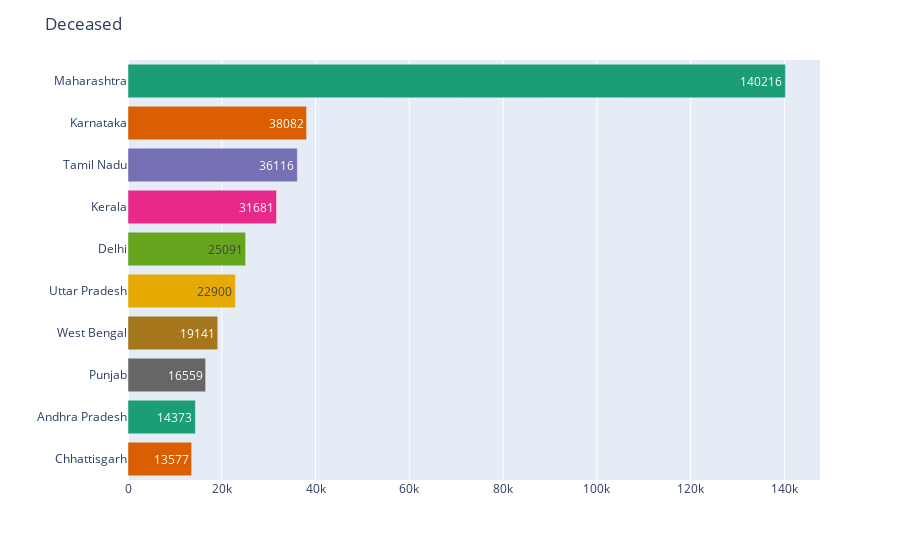

Notebook code for this chart:
### Code cell
plot_topn_states('Deceased',  10)

### Figure 1 — Plotly figure (JSON) as saved in the notebook; plotly's stock layout.template omitted (floating-point values rounded to 4 significant figures)
{"data": [{"alignmentgroup": "True", "hovertemplate": "State=%{y}<br>Deceased=%{text}<extra></extra>", "legendgroup": "Maharashtra", "marker": {"color": "rgb(27,158,119)", "pattern": {"shape": ""}}, "name": "Maharashtra", "offsetgroup": "Maharashtra", "orientation": "h", "showlegend": true, "text": [140216], "textposition": "auto", "type": "bar", "x": [140216], "xaxis": "x", "y": ["Maharashtra"], "yaxis": "y"}, {"alignmentgroup": "True", "hovertemplate": "State=%{y}<br>Deceased=%{text}<extra></extra>", "legendgroup": "Karnataka", "marker": {"color": "rgb(217,95,2)", "pattern": {"shape": ""}}, "name": "Karnataka", "offsetgroup": "Karnataka", "orientation": "h", "showlegend": true, "text": [38082], "textposition": "auto", "type": "bar", "x": [38082], "xaxis": "x", "y": ["Karnataka"], "yaxis": "y"}, {"alignmentgroup": "True", "hovertemplate": "State=%{y}<br>Deceased=%{text}<extra></extra>", "legendgroup": "Tamil Nadu", "marker": {"color": "rgb(117,112,179)", "pattern": {"shape": ""}}, "name": "Tamil Nadu", "offsetgroup": "Tamil Nadu", "orientation": "h", "showlegend": true, "text": [36116], "textposition": "auto", "type": "bar", "x": [36116], "xaxis": "x", "y": ["Tamil Nadu"], "yaxis": "y"}, {"alignmentgroup": "True", "hovertemplate": "State=%{y}<br>Deceased=%{text}<extra></extra>", "legendgroup": "Kerala", "marker": {"color": "rgb(231,41,138)", "pattern": {"shape": ""}}, "name": "Kerala", "offsetgroup": "Kerala", "orientation": "h", "showlegend": true, "text": [31681], "textposition": "auto", "type": "bar", "x": [31681], "xaxis": "x", "y": ["Kerala"], "yaxis": "y"}, {"alignmentgroup": "True", "hovertemplate": "State=%{y}<br>Deceased=%{text}<extra></extra>", "legendgroup": "Delhi", "marker": {"color": "rgb(102,166,30)", "pattern": {"shape": ""}}, "name": "Delhi", "offsetgroup": "Delhi", "orientation": "h", "showlegend": true, "text": [25091], "textposition": "auto", "type": "bar", "x": [25091], "xaxis": "x", "y": ["Delhi"], "yaxis": "y"}, {"alignmentgroup": "True", "hovertemplate": "State=%{y}<br>Deceased=%{text}<extra></extra>", "legendgroup": "Uttar Pradesh", "marker": {"color": "rgb(230,171,2)", "pattern": {"shape": ""}}, "name": "Uttar Pradesh", "offsetgroup": "Uttar Pradesh", "orientation": "h", "showlegend": true, "text": [22900], "textposition": "auto", "type": "bar", "x": [22900], "xaxis": "x", "y": ["Uttar Pradesh"], "yaxis": "y"}, {"alignmentgroup": "True", "hovertemplate": "State=%{y}<br>Deceased=%{text}<extra></extra>", "legendgroup": "West Bengal", "marker": {"color": "rgb(166,118,29)", "pattern": {"shape": ""}}, "name": "West Bengal", "offsetgroup": "West Bengal", "orientation": "h", "showlegend": true, "text": [19141], "textposition": "auto", "type": "bar", "x": [19141], "xaxis": "x", "y": ["West Bengal"], "yaxis": "y"}, {"alignmentgroup": "True", "hovertemplate": "State=%{y}<br>Deceased=%{text}<extra></extra>", "legendgroup": "Punjab", "marker": {"color": "rgb(102,102,102)", "pattern": {"shape": ""}}, "name": "Punjab", "offsetgroup": "Punjab", "orientation": "h", "showlegend": true, "text": [16559], "textposition": "auto", "type": "bar", "x": [16559], "xaxis": "x", "y": ["Punjab"], "yaxis": "y"}, {"alignmentgroup": "True", "hovertemplate": "State=%{y}<br>Deceased=%{text}<extra></extra>", "legendgroup": "Andhra Pradesh", "marker": {"color": "rgb(27,158,119)", "pattern": {"shape": ""}}, "name": "Andhra Pradesh", "offsetgroup": "Andhra Pradesh", "orientation": "h", "showlegend": true, "text": [14373], "textposition": "auto", "type": "bar", "x": [14373], "xaxis": "x", "y": ["Andhra Pradesh"], "yaxis": "y"}, {"alignmentgroup": "True", "hovertemplate": "State=%{y}<br>Deceased=%{text}<extra></extra>", "legendgroup": "Chhattisgarh", "marker": {"color": "rgb(217,95,2)", "pattern": {"shape": ""}}, "name": "Chhattisgarh", "offsetgroup": "Chhattisgarh", "orientation": "h", "showlegend": true, "text": [13577], "textposition": "auto", "type": "bar", "x": [13577], "xaxis": "x", "y": ["Chhattisgarh"], "yaxis": "y"}], "layout": {"barmode": "relative", "legend": {"title": {"text": "State"}, "tracegroupgap": 0}, "margin": {"t": 60}, "showlegend": false, "title": {"text": "Deceased"}, "xaxis": {"anchor": "y", "domain": [0, 1], "title": {"text": ""}}, "yaxis": {"anchor": "x", "categoryarray": ["Chhattisgarh", "Andhra Pradesh", "Punjab", "West Bengal", "Uttar Pradesh", "Delhi", "Kerala", "Tamil Nadu", "Karnataka", "Maharashtra"], "categoryorder": "total ascending", "domain": [0, 1], "title": {"text": ""}}}}
